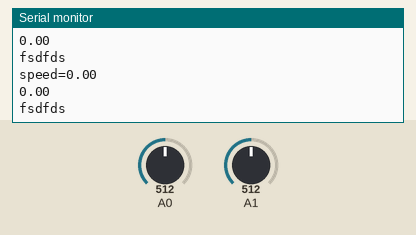
Bench run of a sketch on a simulated Arduino Uno, built with avr-gcc and run on an emulated ATmega328P. On the bench: the last lines printed to the serial monitor. The test bench sets the inputs (shaded band); at power-on: A0 = 512, A1 = 512.

Above: at 1.4 s.
1.5 s: A0 set to 546
At 1.64 s:
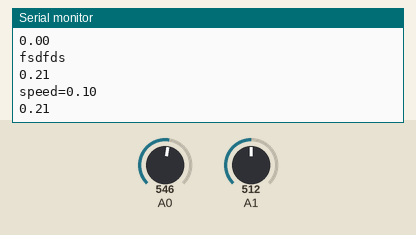
6.0 s: A1 set to 546
At 6.04 s:
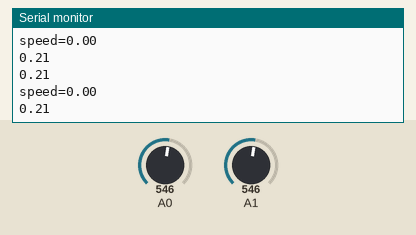
Timing chart, 0 to 9.0 s (numbered marks = the images above; inputs shaded):
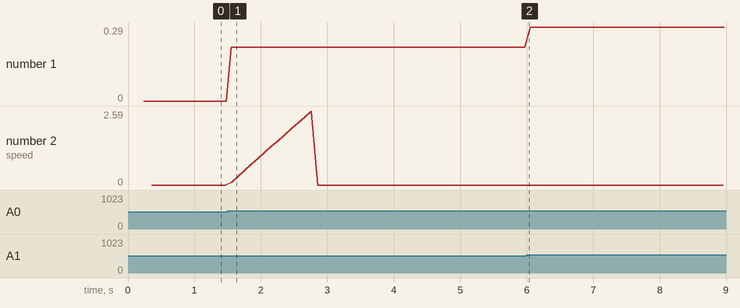

Measured:
- the behaviour switches between 528 and 529 on A0 (found by bisection; images 0 and 1)
- after the input at 1.5 s, the serial monitor: prints a new line after 0.05 s (image 1)
- plotted number 1: 0 → 0.21 after the input at 1.5 s, 0.21 → 0.29 after the input at 6.0 s

The sketch:

sadf.ino
```cpp
unsigned int counter=0;
float xavg = 0;
float yavg = 0;
float accx;
float accy;
float oldacc;
float acc;
float oldspee;
float spee;
unsigned long timer;
unsigned long accstart;
unsigned int countx=0;


void setup() {
// put your setup code here, to run once:

while(counter<1000){
  xavg = xavg + analogRead(A0);
  yavg = yavg + analogRead(A1);
  counter = counter +1;
}
  xavg = xavg/1000;
  yavg = yavg/1000;


Serial.begin(9600);
}

void loop() {
  // put your main code here, to run repeatedly:

if(timer == 0){
getxy();
oldacc = acc;
accstart = millis();
timer = 1;
oldspee = spee;
}

if(timer<100){
timer = millis() - accstart +1;
}

if(timer >=100){
 getxy();
 if (accx<0){
 spee = spee -  (acc+oldacc)/2 * 1;
 }
  if (accx>=0){
 spee = spee + (acc+oldacc)/2 * 1;
 }
if (countx>25){
 spee = 0;
}

 Serial.print("speed=");
 Serial.println(spee);
 timer = 0;
}


}


void getxy(){

accx = analogRead(A0)-xavg;
accy = analogRead(A1)-yavg;


if( (accx <=3.0 && accx>0.0) || (accx>=-3.0 && accx<0.0) || accx > 1024.0){
  accx = 0;
}

if( (accy <=3.0 && accy>0.0) || (accy>=-3.0 && accy<0.0) || accy > 1024.0){
  accy = 0;
}


accx = accx/164;


accy = accy/164;

acc = sqrt(accx*accx + accy*accy);


Serial.println(acc);

if((acc>0.1) ){
  countx= countx + 1;

}
else{
  countx=0;
  Serial.println("fsdfds");
}


}
```
